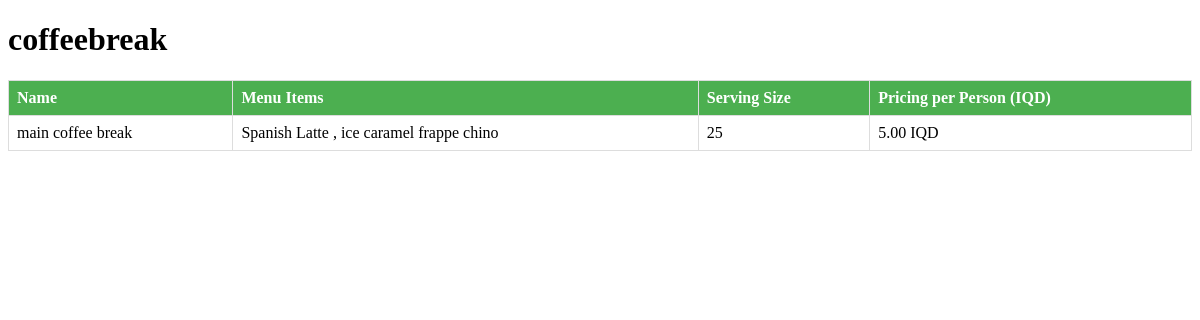
The app's page /coffeebreak/ with its own data.
### commercial/models.py (models this page shows, shortened)
class CoffeeBreak(models.Model):
    name = models.CharField(max_length=255, null=False)
    menu_items = models.TextField(null=True)
    pricing_per_person = models.DecimalField(max_digits=10, decimal_places=2, null=False)
    serving_sizes = models.CharField(max_length=255, null=True)
    picture = models.ImageField(upload_to='coffee_breaks/', null=True)

### commercial/views.py (the view)
# urls.py: path('coffeebreak/', views.coffeebreak, name='coffeebreak'),
def coffeebreak(request):
    coffeebreaks = CoffeeBreak.objects.all()
    return render(request,('coffeebreak.html'),{
        'coffeebreaks':coffeebreaks
    })

### commercial/templates/coffeebreak.html (shortened to what this page needs)
<!DOCTYPE html>
<html lang="en">
<head>
</head>
<body>
    <h1>coffeebreak</h1>
    <table>
        <thead>
            <tr>
                <th>Name</th>
                <th>Menu Items</th>
                <th>Serving Size</th>
                <th>Pricing per Person (IQD)</th>
            </tr>
        </thead>
        <tbody>
            {% for coffeebreak in coffeebreaks %}
                <tr>
                    <td>{{ coffeebreak.name }}</td>
                    <td>{{ coffeebreak.menu_items }} </td>
                    <td>{{ coffeebreak.serving_sizes }}</td>
                    <td>{{ coffeebreak.pricing_per_person }} IQD </td>
                </tr>
            {% endfor %}
        </tbody>
    </table>
</body>
</html>

### commercial/templates/coffeebreak.html (style rules this page uses)
table { border-collapse: collapse; width: 100%; }
th, td { border: 1px solid #dddddd; text-align: left; padding: 8px; }
th { background-color: #4CAF50; color: white; }

### records on screen
CoffeeBreak: name "main coffee break", menu_items "Spanish Latte , ice caramel frappe chino", serving_sizes "25", pricing_per_person "5.00"
